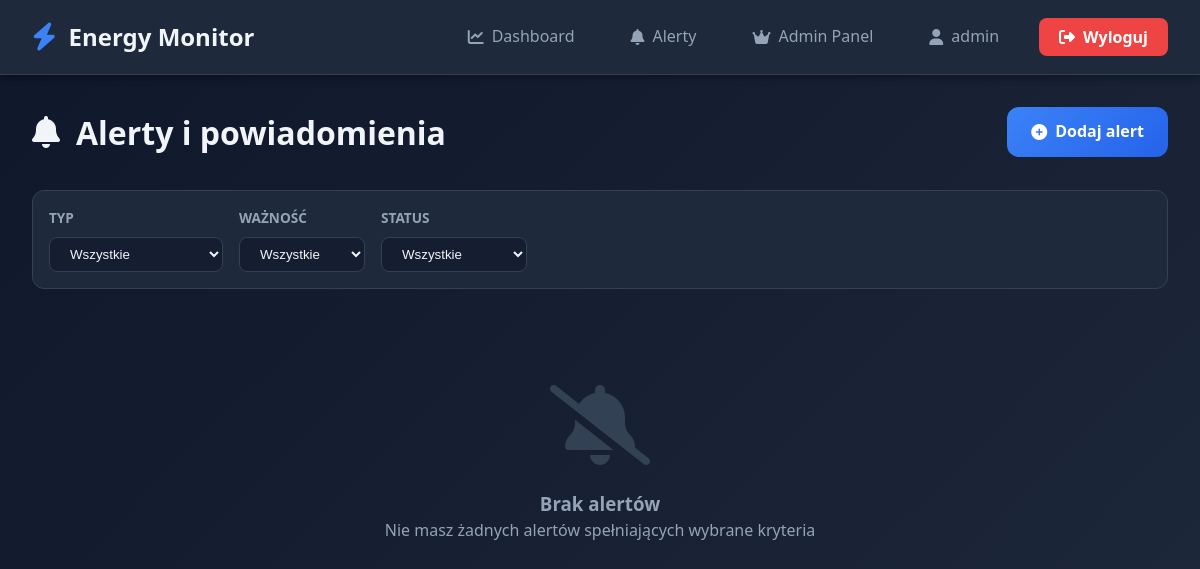
Before: /api/alerts/ (signed in) with the older database file.
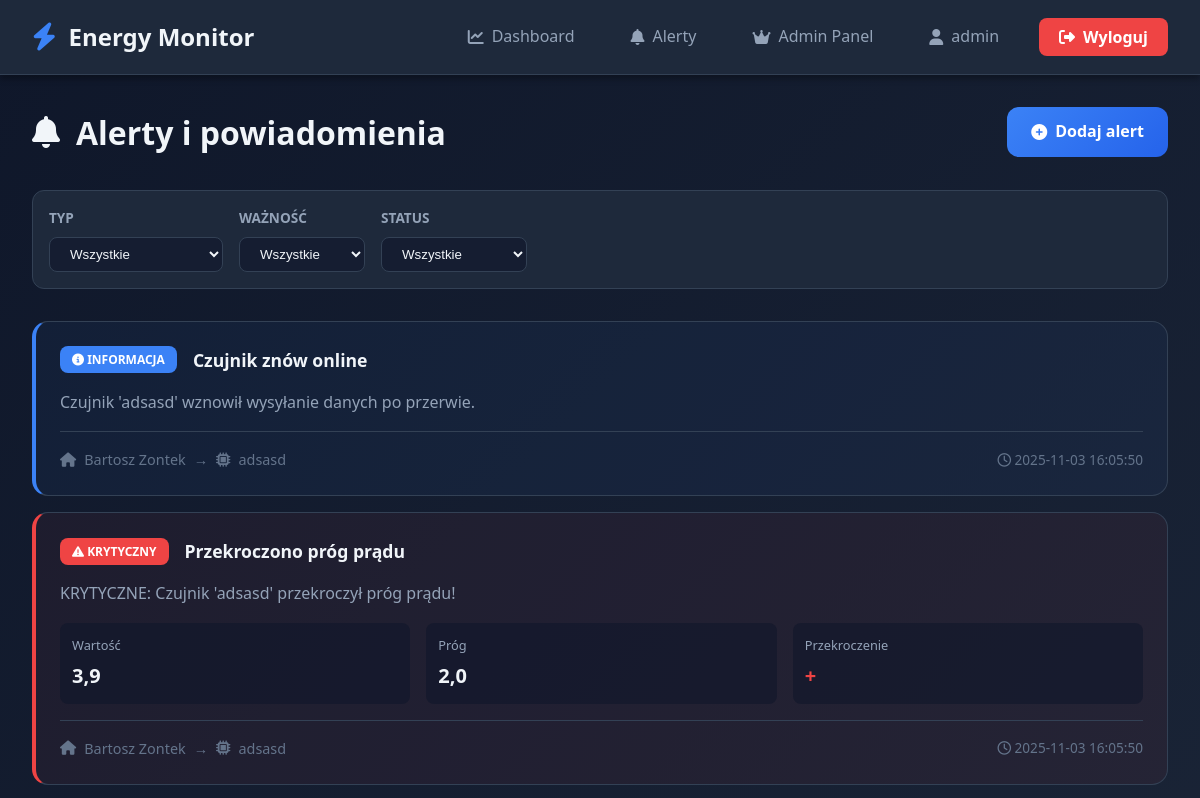
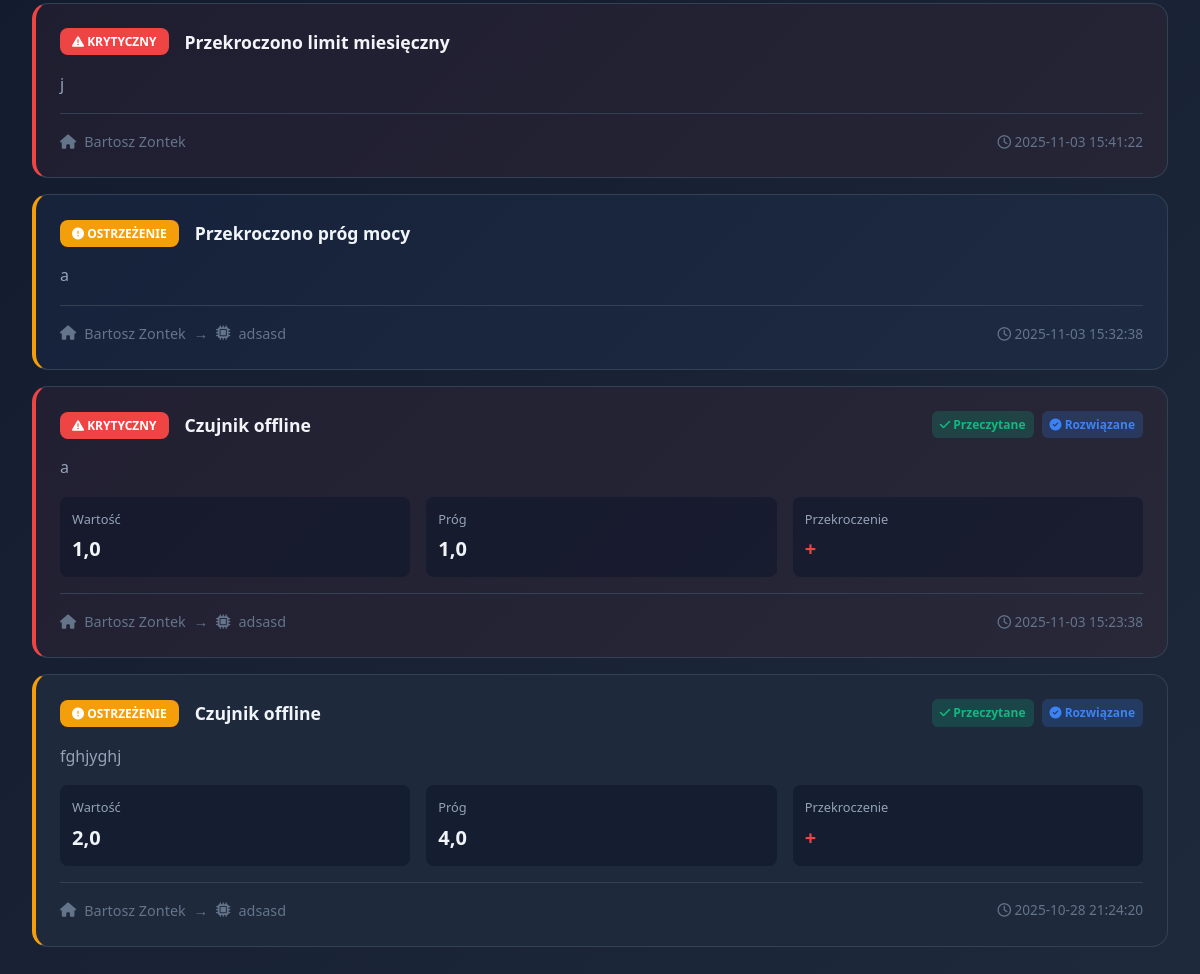
After: the same page with the newer database file (2 pictures, top to bottom).
### sensors/models.py (models this page shows, shortened)
class Alert(models.Model):
    ALERT_TYPES = [
        ('power_high', 'Przekroczono próg mocy'),
        ('current_high', 'Przekroczono próg prądu'), # NOWY TYP
        ('voltage_anomaly', 'Anomalia napięcia'),
        ('monthly_limit', 'Przekroczono limit miesięczny'),
        ('sensor_offline', 'Czujnik offline'),
        ('sensor_online', 'Czujnik znów online'),
        ('anomaly', 'Inna anomalia'),
    ]
    SEVERITY = [
        ('info', 'Informacja'),
        ('warning', 'Ostrzeżenie'),
        ('critical', 'Krytyczny'),
    ]
    house = models.ForeignKey(House, on_delete=models.CASCADE, related_name='alerts')
    sensor = models.ForeignKey(
        Sensor,
        on_delete=models.CASCADE,
        related_name='alerts',
        null=True,
        blank=True
    )
    alert_type = models.CharField(max_length=20, choices=ALERT_TYPES, verbose_name="Typ alertu")
    severity = models.CharField(max_length=10, choices=SEVERITY, default='warning', verbose_name="Ważność")
    message = models.TextField(verbose_name="Wiadomość")
    value = models.FloatField(null=True, blank=True, verbose_name="Wartość")
    threshold = models.FloatField(null=True, blank=True, verbose_name="Próg")
    created_at = models.DateTimeField(auto_now_add=True, verbose_name="Data utworzenia")
    is_read = models.BooleanField(default=False, verbose_name="Przeczytane")
    is_resolved = models.BooleanField(default=False, verbose_name="Rozwiązane")
    email_sent = models.BooleanField(default=False, verbose_name="Email wysłany")
    class Meta:
        verbose_name = "Alert"
        verbose_name_plural = "Alerty"
        ordering = ['-created_at']
        indexes = [
            models.Index(fields=['house', '-created_at']),
            models.Index(fields=['is_read', 'is_resolved']),
        ]

class House(models.Model):
    user = models.ForeignKey(User, on_delete=models.CASCADE, related_name='houses')
    name = models.CharField(max_length=100, verbose_name="Nazwa")
    address = models.CharField(max_length=255, blank=True, verbose_name="Adres")
    created_at = models.DateTimeField(auto_now_add=True, verbose_name="Data utworzenia")
    price_per_kwh = models.FloatField(default=0.80, verbose_name="Cena za kWh [PLN]")
    monthly_limit_kwh = models.FloatField(
        null=True,
        blank=True,
        verbose_name="Limit miesięczny [kWh]",
        help_text="Alert gdy przekroczono limit"
    )
    alert_email = models.EmailField(
        blank=True,
        verbose_name="Email do alertów",
        help_text="Jeśli pusty, użyje email użytkownika"
    )
    class Meta:
        verbose_name = "Dom"
        verbose_name_plural = "Domy"
        ordering = ['name']

class Sensor(models.Model):
    house = models.ForeignKey(House, on_delete=models.CASCADE, related_name='sensors')
    sensor_id = models.CharField(
        max_length=100,
        unique=True,
        null=True,
        blank=True,
        verbose_name="ID czujnika"
    )
    name = models.CharField(max_length=100, verbose_name="Nazwa")
    description = models.TextField(blank=True, verbose_name="Opis")
    created_at = models.DateTimeField(auto_now_add=True, verbose_name="Data dodania")
    is_active = models.BooleanField(default=True, verbose_name="Aktywny")
    location = models.CharField(
        max_length=100,
        blank=True,
        verbose_name="Lokalizacja",
        help_text="Np. 'Salon', 'Kuchnia', 'Piwnica'"
    )
    icon = models.CharField(
        max_length=50,
        default='microchip',
        verbose_name="Ikona",
        help_text="Nazwa ikony Font Awesome (bez 'fa-')"
    )
    color = models.CharField(
        max_length=7,
        default='#3b82f6',
        verbose_name="Kolor",
        help_text="Hex color, np. #3b82f6"
    )
    power_threshold = models.FloatField(
        null=True,
        blank=True,
        verbose_name="Próg mocy [W]",
        help_text="Alert gdy moc przekroczy tę wartość"
    )
    current_max_threshold = models.FloatField(
        null=True,
        blank=True,
        verbose_name="Max. prąd [A]",
        help_text="Alert gdy prąd (natężenie) wzrośnie powyżej tej wartości (np. 10)"
    )
    voltage_min_threshold = models.FloatField(
        null=True,
        blank=True,
        verbose_name="Min. napięcie [V]",
        help_text="Alert gdy napięcie spadnie poniżej tej wartości"
    )
    voltage_max_threshold = models.FloatField(
        null=True,
        blank=True,
        verbose_name="Max. napięcie [V]",
        help_text="Alert gdy napięcie wzrośnie powyżej tej wartości"
    )
    offline_threshold_seconds = models.PositiveIntegerField(
        default=30, # Domyślnie 30 sekund
        verbose_name="Próg offline [s]",
        help_text="Po ilu sekundach bez pomiaru uznać czujnik za offline (np. 30)"
    )
    class Meta:
        verbose_name = "Czujnik"
        verbose_name_plural = "Czujniki"
        ordering = ['house', 'name']

### sensors/views.py (the view)
# urls.py: path('alerts/', alerts_view, name='alerts'),
@login_required
def alerts_view(request):
    alerts = Alert.objects.filter(house__user=request.user).order_by('-created_at')
    filter_type = request.GET.get('type')
    filter_severity = request.GET.get('severity')
    filter_status = request.GET.get('status')
    if filter_type: alerts = alerts.filter(alert_type=filter_type)
    if filter_severity: alerts = alerts.filter(severity=filter_severity)
    if filter_status == 'unread': alerts = alerts.filter(is_read=False)
    elif filter_status == 'resolved': alerts = alerts.filter(is_resolved=True)
    elif filter_status == 'active': alerts = alerts.filter(is_read=False, is_resolved=False)
    context = {'alerts': alerts[:50], 'filter_type': filter_type, 'filter_severity': filter_severity, 'filter_status': filter_status}
    return render(request, 'alerts.html', context)

### templates/alerts.html (shortened to what this page needs)
{% extends 'base.html' %}
{% block content %}
<div class="alerts-header">
  <h1><i class="fas fa-bell"></i> Alerty i powiadomienia</h1>
  <a href="{% url 'alert_create' %}" class="btn-create">
    <i class="fas fa-plus-circle"></i> Dodaj alert
  </a>
</div>
<div class="filters">
  <div class="filter-group">
    <label>Typ</label>
    <select class="filter-select" onchange="applyFilters('type', this.value)">
      <option value="">Wszystkie</option>
    </select>
  </div>
  <div class="filter-group">
    <label>Ważność</label>
    <select class="filter-select" onchange="applyFilters('severity', this.value)">
      <option value="">Wszystkie</option>
    </select>
  </div>
  <div class="filter-group">
    <label>Status</label>
    <select class="filter-select" onchange="applyFilters('status', this.value)">
      <option value="">Wszystkie</option>
    </select>
  </div>
</div>
{% if alerts %}
<div class="alerts-list">
  {% for alert in alerts %}
  <div class="alert-card {% if not alert.is_read %}unread{% endif %} {% if alert.severity == 'critical' %}critical{% elif alert.severity == 'warning' %}warning{% endif %}">
    <div class="alert-header">
      <div class="alert-title">
        <span class="severity-badge {{ alert.severity }}">
          {% if alert.severity == 'critical' %}
            <i class="fas fa-exclamation-triangle"></i>
          {% elif alert.severity == 'warning' %}
            <i class="fas fa-exclamation-circle"></i>
          {% else %}
            <i class="fas fa-info-circle"></i>
          {% endif %}
          {{ alert.get_severity_display }}
        </span>
        <span class="alert-type">{{ alert.get_alert_type_display }}</span>
      </div>
      <div class="alert-badges">
        {% if alert.is_read %}
          <span class="badge read"><i class="fas fa-check"></i> Przeczytane</span>
        {% endif %}
        {% if alert.is_resolved %}
          <span class="badge resolved"><i class="fas fa-check-circle"></i> Rozwiązane</span>
        {% endif %}
      </div>
    </div>
    <p class="alert-message">{{ alert.message }}</p>
    {% if alert.value and alert.threshold %}
    <div class="alert-value">
      <div class="value-box">
        <label>Wartość</label>
        <div class="value">{{ alert.value|floatformat:1 }}</div>
      </div>
      <div class="value-box">
        <label>Próg</label>
        <div class="value">{{ alert.threshold|floatformat:1 }}</div>
      </div>
      <div class="value-box">
        <label>Przekroczenie</label>
        <div class="value" style="color: #ef4444;">+{{ alert.value|floatformat:1|add:"-"|add:alert.threshold|floatformat:1 }}</div>
      </div>
    </div>
    {% endif %}
    <div class="alert-meta">
      <div class="alert-location">
        <i class="fas fa-home"></i>
        <span>{{ alert.house.name }}</span>
        {% if alert.sensor %}
          <span>→</span>
          <i class="fas fa-microchip"></i>
          <span>{{ alert.sensor.name }}</span>
        {% endif %}
      </div>
      <div class="alert-time">
        <i class="far fa-clock"></i>
        {{ alert.created_at|date:"Y-m-d H:i:s" }}
      </div>
    </div>
  </div>
  {% endfor %}
</div>
{% else %}
<div class="empty-state">
  <i class="fas fa-bell-slash"></i>
  <h3>Brak alertów</h3>
  <p>Nie masz żadnych alertów spełniających wybrane kryteria</p>
</div>
{% endif %}
{% endblock %}

Changed rows visible on the page:
added Alert: severity "INFORMACJA", alert_type "Czujnik znów online", message "Czujnik 'adsasd' wznowił wysyłanie danych po przerwie.", house.name "Bartosz Zontek", sensor.name "adsasd", created_at "2025-11-03 16:05:50"
added Alert: severity "KRYTYCZNY", alert_type "Przekroczono próg prądu", message "KRYTYCZNE: Czujnik 'adsasd' przekroczył próg prądu!", value "3,9", threshold "2,0", house.name "Bartosz Zontek", sensor.name "adsasd", created_at "2025-11-03 16:05:50"
added Alert: severity "KRYTYCZNY", alert_type "Przekroczono limit miesięczny", message "j", house.name "Bartosz Zontek", created_at "2025-11-03 15:41:22"
added Alert: severity "OSTRZEŻENIE", alert_type "Przekroczono próg mocy", message "a", house.name "Bartosz Zontek", sensor.name "adsasd", created_at "2025-11-03 15:32:38"
added Alert: severity "KRYTYCZNY", alert_type "Czujnik offline", is_read True (drawn), is_resolved True (drawn), message "a", value "1,0", threshold "1,0", house.name "Bartosz Zontek", sensor.name "adsasd", created_at "2025-11-03 15:23:38"
added Alert: severity "OSTRZEŻENIE", alert_type "Czujnik offline", is_read True (drawn), is_resolved True (drawn), message "fghjyghj", value "2,0", threshold "4,0", house.name "Bartosz Zontek", sensor.name "adsasd", created_at "2025-10-28 21:24:20"
Other visible differences:
text no longer shown: "Brak alertów Nie masz żadnych alertów spełniających wybrane kryteria"
